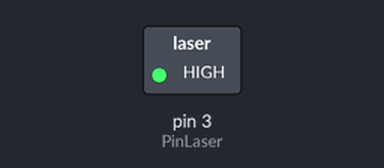
The sketch below on a simulated Arduino Uno, built with avr-gcc and run on an emulated ATmega328P. Shown: switched loads named in the sketch (green lamp = pin HIGH). Dashed ring = blinking.

Above: at 0.05 s.
Timing chart, 0 to 3.0 s (numbered marks = the images above):
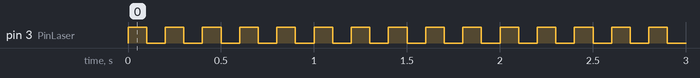

Measured:
- by itself, pin 3 (PinLaser): alternates HIGH for 0.10 s and LOW for 0.10 s

The sketch:

laser.ino
```cpp
int PinLaser = 3;

void setup() {
  // put your setup code here, to run once:
  pinMode(PinLaser, OUTPUT);
}

void loop() {
  // put your main code here, to run repeatedly:
  digitalWrite(PinLaser, HIGH);
  delay(100);
  digitalWrite(PinLaser, LOW);
  delay(100);
}
```
